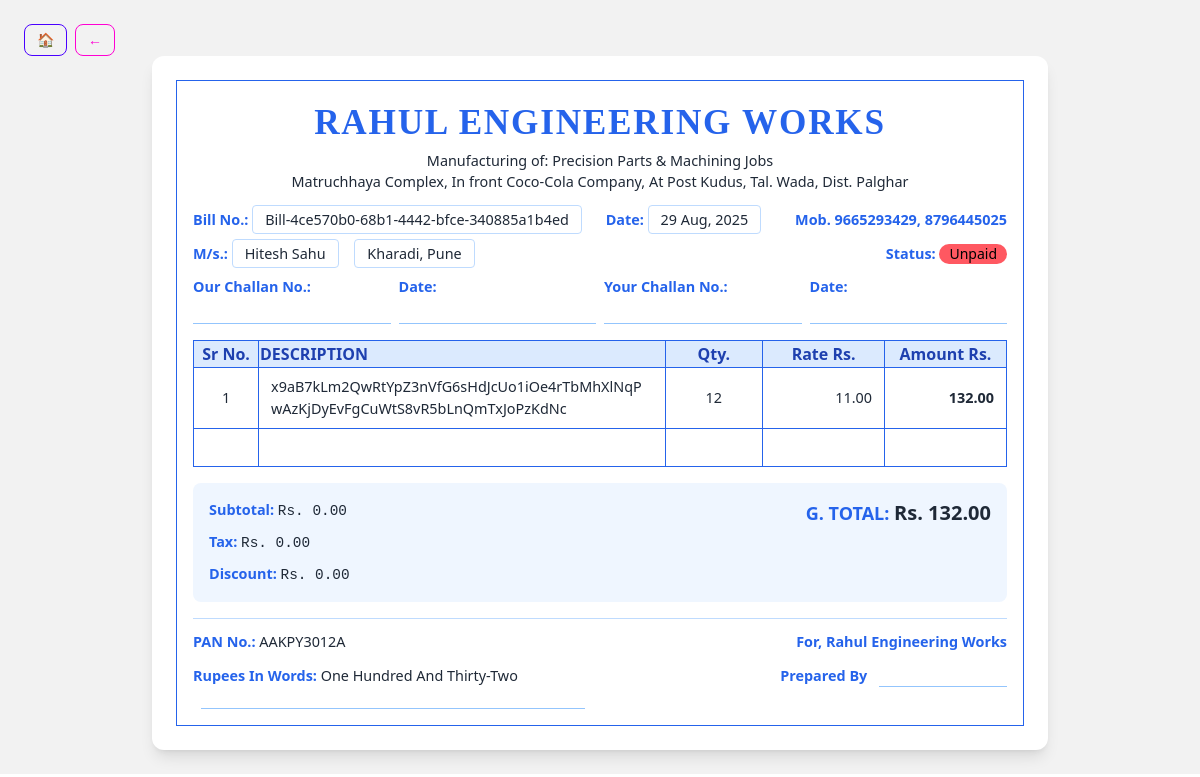
The app's page /billing/bills/9/detail/ with its own data.
### billing/models.py (models this page shows, shortened)
class Bill(models.Model):
    PAYMENT_STATUS = [
        ("Unpaid", "Unpaid"),
        ("Paid", "Paid"),
        ("Partial", "Partial"),
    ]
    customer = models.ForeignKey(Customer, on_delete=models.CASCADE)
    bill_number = models.CharField(max_length=20, unique=True)
    date = models.DateTimeField(auto_now_add=True)
    subtotal = models.DecimalField(max_digits=12, decimal_places=2, default=0)
    tax = models.DecimalField(max_digits=12, decimal_places=2, default=0)
    discount = models.DecimalField(max_digits=12, decimal_places=2, default=0)
    total_amount = models.DecimalField(max_digits=12, decimal_places=2)
    payment_status = models.CharField(max_length=20, choices=PAYMENT_STATUS, default="Unpaid")
    due_date = models.DateField(blank=True, null=True)
    notes = models.TextField(blank=True, null=True)

class Customer(models.Model):
    name = models.CharField(max_length=150)
    email = models.EmailField(blank=True, null=True)
    phone = models.CharField(max_length=15)
    address = models.TextField(blank=True, null=True)
    gst_number = models.CharField(max_length=20, blank=True, null=True)
    created_at = models.DateTimeField(auto_now_add=True)
    updated_at = models.DateTimeField(auto_now=True)

class BillItem(models.Model):
    bill = models.ForeignKey(Bill, related_name="items", on_delete=models.CASCADE)
    product = models.CharField(max_length=100)
    quantity = models.PositiveIntegerField()
    price = models.DecimalField(max_digits=12, decimal_places=2)  # price per unit at sale time
    total = models.DecimalField(max_digits=12, decimal_places=2)  # quantity * price

### billing/views.py (the view)
# urls.py: path('bills/<int:pk>/detail/', views.bill_detail_htmx, name='bill_detail_htmx'),
def bill_detail_htmx(request, pk):
    bill = get_object_or_404(Bill, pk=pk)
    rupees_in_words = num2words(int(bill.total_amount), to='cardinal', lang='en_IN').title()
    return render(request, "bill_detail_readonly.html", {"bill": bill, "rupees_in_words": rupees_in_words})

### billing/templates/bill_detail_readonly.html (shortened to what this page needs)
{% load static %}
<!DOCTYPE html>
<html lang="en" data-theme="light">
<head>
    <link href="https://cdn.jsdelivr.net/npm/daisyui@4.12.10/dist/full.min.css" rel="stylesheet" />
    <script src="https://cdn.tailwindcss.com"></script>
</head>
<body class="p-6 bg-base-200">
    <div>
        <div class="col-span-4 relative flex items-center">
            <a href="{% url 'dashboard' %}" class="btn btn-sm btn-outline btn-primary">
                🏠
            </a>
            <button onclick="history.back()" class="btn btn-sm btn-outline btn-secondary mx-2">
                ←
            </button>
        </div>
    </div>
    <div class="max-w-4xl mx-auto bg-white shadow-lg rounded-xl overflow-hidden">
        <div class="bill-border m-6 p-4">
            <div class="text-center mb-4">
                <div class="bill-header tracking-wider">RAHUL ENGINEERING WORKS</div>
                <div class="bill-small">Manufacturing of: Precision Parts & Machining Jobs</div>
                <div class="bill-small mb-3">Matruchhaya Complex, In front Coco-Cola Company, At Post Kudus, Tal. Wada, Dist. Palghar</div>
            </div>
            <div class="flex justify-between bill-small mb-3">
                <div>
                    <span class="bill-label">Bill No.:</span> <span class="border border-blue-200 px-3 py-1 rounded">{{ bill.bill_number }}</span>
                    <span class="ml-5 bill-label">Date:</span> <span class="border border-blue-200 px-3 py-1 rounded">{{ bill.date|date:"d M, Y" }}</span>
                </div>
                <div>
                    <span class="bill-label">Mob. 9665293429, 8796445025</span>
                </div>
            </div>
            <div class="flex justify-between bill-small mb-3">
                <div>
                    <span class="bill-label">M/s.:</span>
                    <span class="border border-blue-200 px-3 py-1 rounded">{{ bill.customer.name }}</span>
                    {% if bill.customer.address %}
                    <span class="ml-3 border border-blue-200 px-3 py-1 rounded">{{ bill.customer.address }}</span>
                    {% endif %}
                </div>
                <div>
                    <span class="bill-label">Status:</span>
                    {% if bill.payment_status == 'Paid' %}
                        <span class="badge badge-success">{{ bill.payment_status }}</span>
                    {% elif bill.payment_status == 'Unpaid' %}
                        <span class="badge badge-error">{{ bill.payment_status }}</span>
                    {% else %}
                        <span class="badge badge-warning">{{ bill.payment_status }}</span>
                    {% endif %}
                </div>
            </div>
            <div class="grid grid-cols-2 md:grid-cols-4 gap-2 bill-small mb-4">
                <div>
                    <span class="bill-label">Our Challan No.:</span>
                    <div class="border-b border-blue-300 mt-1">&nbsp;</div>
                </div>
                <div>
                    <span class="bill-label">Date:</span>
                    <div class="border-b border-blue-300 mt-1">&nbsp;</div>
                </div>
                <div>
                    <span class="bill-label">Your Challan No.:</span>
                    <div class="border-b border-blue-300 mt-1">&nbsp;</div>
                </div>
                <div>
                    <span class="bill-label">Date:</span>
                    <div class="border-b border-blue-300 mt-1">&nbsp;</div>
                </div>
            </div>
            <div class="mb-4">
                <table class="bill-table w-full table-fixed">
                    <thead>
                        <tr class="bg-blue-100 text-blue-800">
                            <th class="w-[8%] text-center">Sr No.</th>
                            <th class="w-[50%] text-left">DESCRIPTION</th>
                            <th class="w-[12%] text-center">Qty.</th>
                            <th class="w-[15%] text-center">Rate Rs.</th>
                            <th class="w-[15%] text-center">Amount Rs.</th>
                        </tr>
                    </thead>
                    <tbody>
                        {% for item in bill.items.all %}
                        <tr class="hover:bg-blue-50">
                            <td class="px-3 py-2 text-center bill-small">{{ forloop.counter }}</td>
                            <td class="px-3 py-2 bill-small text-left break-words break-all hyphens-auto">{{ item.product }}</td>
                            <td class="px-3 py-2 text-center bill-small">{{ item.quantity }}</td>
                            <td class="px-3 py-2 text-right bill-small">{{ item.price }}</td>
                            <td class="px-3 py-2 text-right bill-small font-semibold">{{ item.total }}</td>
                        </tr>
                        {% endfor %}
                        {% for i in "1234567890" %}
                        {% if forloop.counter0 >= bill.items.count and forloop.counter <= 2 %}
                        <tr>
                            <td class="px-3 py-2 bill-small">&nbsp;</td>
                            <td class="px-3 py-2 bill-small">&nbsp;</td>
                            <td class="px-3 py-2 bill-small">&nbsp;</td>
                            <td class="px-3 py-2 bill-small">&nbsp;</td>
                            <td class="px-3 py-2 bill-small">&nbsp;</td>
                        </tr>
                        {% endif %}
                        {% endfor %}
                    </tbody>
                </table>
            </div>
            <div class="bg-blue-50 p-4 rounded-lg mb-4">
                <div class="grid grid-cols-1 md:grid-cols-2 gap-4 bill-small">
                    <div class="space-y-2">
                        <div><span class="bill-label">Subtotal:</span> <span class="font-mono">Rs. {{ bill.subtotal }}</span></div>
                        <div><span class="bill-label">Tax:</span> <span class="font-mono">Rs. {{ bill.tax }}</span></div>
                        <div><span class="bill-label">Discount:</span> <span class="font-mono">Rs. {{ bill.discount }}</span></div>
                    </div>
                    <div class="text-right">
                        <span class="text-lg font-bold bill-label">
                            G. TOTAL:
                        </span> <span class="text-xl font-bold ">Rs. {{ bill.total_amount }}</span>
                    </div>
                </div>
            </div>
            <div class="flex justify-between bill-small mb-3 border-t border-blue-200 pt-3">
                <span><span class="bill-label">PAN No.:</span> AAKPY3012A</span>
                <span class="bill-label">For, Rahul Engineering Works</span>
            </div>
            <div class="flex justify-between bill-small">
                <span class="flex-1">
                    <span class="bill-label">Rupees In Words:</span> <span>{{rupees_in_words}}</span>
                    <span class="border-b border-blue-300 ml-2 inline-block w-96">&nbsp;</span>
                </span>
                <span class="ml-4">
                    <span class="bill-label">Prepared By</span>
                    <span class="border-b border-blue-300 ml-2 inline-block w-32">&nbsp;</span>
                </span>
            </div>
        </div>
    </div>
</body>
</html>

### billing/templates/bill_detail_readonly.html (style rules this page uses)
.bill-border { border: 1.5px solid #2563eb; }
.bill-table th, .bill-table td { border: 1px solid #2563eb; }
.bill-table { border-collapse: collapse; width: 100%; }
.bill-header { color: #2563eb; font-family: 'Times New Roman', serif; font-weight: bold; font-size: 2.2rem; }
.bill-label { color: #2563eb; font-weight: 700; }
.bill-small { font-size: 0.9rem; }

### records on screen
Bill: bill_number "Bill-4ce570b0-68b1-4442-bfce-340885a1b4ed", date "29 Aug, 2025", customer.name "Hitesh Sahu", customer.address "Kharadi, Pune", payment_status "Unpaid", subtotal "0.00", tax "0.00", discount "0.00", total_amount "132.00"
BillItem: product "x9aB7kLm2QwRtYpZ3nVfG6sHdJcUo1iOe4rTbMhXlNqPwAzKjDyEvFgCuWtS8vR5bLnQmTxJoPzKdNc", quantity "12", price "11.00", total "132.00"

### other values on screen
{{ rupees_in_words }} "One Hundred And Thirty-Two"
